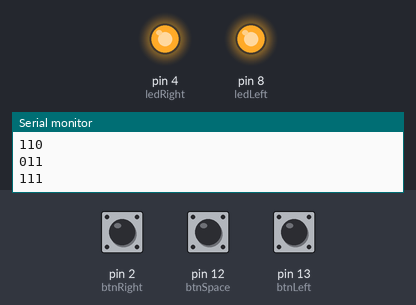
Simulated run of this sketch. Board: Arduino Uno, built with avr-gcc and run on an emulated ATmega328P. On the bench: output pins drawn as LEDs (lit = HIGH), the last lines printed to the serial monitor. The test bench sets the inputs (shaded band); at power-on: pin 2 (btnRight) HIGH, pin 13 (btnLeft) HIGH, pin 12 (btnSpace) HIGH.

Above: at 1.2 s.
1.3 s: pin 2 (btnRight) pulled LOW for 0.15 s
At 1.37 s:
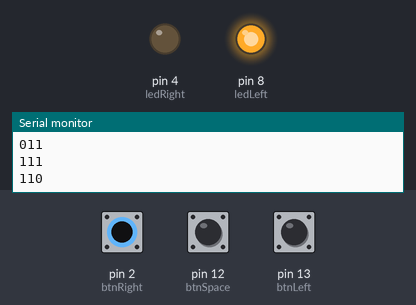
2.9 s: pin 13 (btnLeft) pulled LOW for 0.15 s
At 2.97 s:
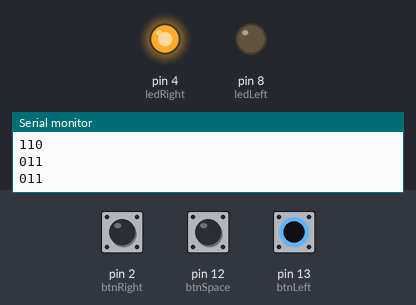
4.5 s: pin 13 (btnLeft) pulled LOW for 3.2 s
At 8.9 s:
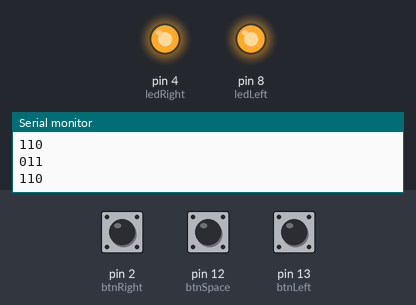
9.2 s: pin 2 (btnRight) pulled LOW for 3.2 s
At 10.1 s:
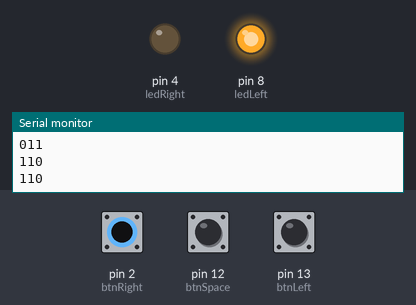
13.9 s: pin 2 (btnRight) driven LOW and pin 13 (btnLeft) driven LOW
At 14.9 s:
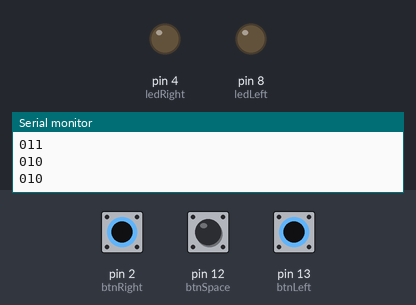
Timing chart, 0 to 16.4 s (numbered marks = the images above; inputs shaded):
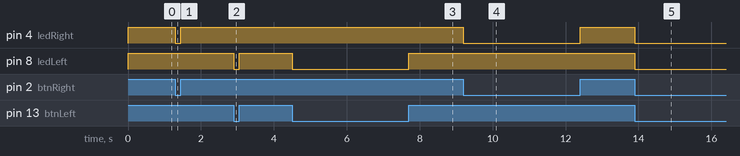

The sketch:

Arduino_to_P5.ino
```cpp
int btnLeft = 13;
int ledLeft = 8; //green

int btnRight = 2;
int ledRight = 4; //red

int btnSpace = 12;
int ledMiddle = 7; //yellow

int btnLeftValue = 0;
int btnRightValue = 0;
int btnSpaceValue = 0;

int savedLeftValue = 0;
int savedRightValue = 0;
int savedSpaceValue = 0;

void setup() {
  Serial.begin(9600);

  pinMode(btnLeft, INPUT_PULLUP);
  pinMode(ledLeft,OUTPUT);

  pinMode(btnRight, INPUT_PULLUP);
  pinMode(ledRight,OUTPUT);

  pinMode(btnSpace, INPUT_PULLUP);

  Serial.print("0");
  Serial.print("0");
  Serial.print("0");
  Serial.println();
}

void loop() {
  btnLeftValue = digitalRead(btnLeft);
  btnRightValue = digitalRead(btnRight);
  btnSpaceValue = digitalRead(btnSpace);

  // BOTÃO ESQUERDO
  // check if the left button is pressed. If it is then btnLeftValue is HIGH:
  if (btnLeftValue == HIGH) {
    digitalWrite(ledLeft, HIGH);

    if (savedLeftValue == 0) {
      savedLeftValue = 1;
      Serial.print(btnLeftValue);
      Serial.print(btnSpaceValue);
      Serial.print("0");
      Serial.println();
    }

  } else {
    digitalWrite(ledLeft, LOW);

    if (savedLeftValue == 1) {
      savedLeftValue = 0;
      Serial.print(btnLeftValue);
      Serial.print(btnSpaceValue);
      Serial.print(btnRightValue);
      Serial.println();
    }
  }

  //digitalWrite(ledLeft, LOW);

  // BOTÃO DIREITO
  // check if the right button is pressed. If it is then btnRightValue is HIGH:
  if (btnRightValue == HIGH) {
    digitalWrite(ledRight, HIGH);

    if (savedRightValue == 0) {
      savedRightValue = 1;
      Serial.print("0");
      Serial.print(btnSpaceValue);
      Serial.print(btnRightValue);
      Serial.println();
    }
  } else {
    digitalWrite(ledRight, LOW);

    if (savedRightValue == 1) {
      savedRightValue = 0;
      Serial.print(btnLeftValue);
      Serial.print(btnSpaceValue);
      Serial.print(btnRightValue);
      Serial.println();
    }
  }

  // BOTÃO EXTRA/ESPAÇO
  // check if the space button is pressed. If it is then btnRightSpace is HIGH:
  if ((btnSpaceValue == HIGH) && (savedSpaceValue == 0)) { //differently from the other buttons, I don't want this one to be able to just be pressed continuously
    if (savedSpaceValue == 0) {
      savedSpaceValue = 1;
      Serial.print(btnLeftValue);
      Serial.print(btnSpaceValue);
      Serial.print(btnRightValue);
      Serial.println();
    }
  } else if (btnSpaceValue == LOW) {
    if (savedSpaceValue == 1) {
      savedSpaceValue = 0;
      Serial.print(btnLeftValue);
      Serial.print("0");
      Serial.print(btnRightValue);
      Serial.println();
    }
  }

  //Serial.print(btnRightValue);
  //Serial.print(" ");
  //Serial.print(btnLeftValue);
  //Serial.println();

  // NENHUM BOTÃO
  if (btnLeftValue == LOW && btnRightValue == LOW) {
    digitalWrite(ledMiddle, HIGH);
  } else {
    digitalWrite(ledMiddle, LOW);
  }
 }
```

Measured:
- after the input at 1.3 s, pin 4 (ledRight): HIGH → LOW at once, → HIGH 0.15 s later
- after the input at 2.9 s, pin 8 (ledLeft): HIGH → LOW at once, → HIGH 0.15 s later
- after the input at 4.5 s, pin 8 (ledLeft): HIGH → LOW at once, → HIGH 3.2 s later
- after the input at 9.2 s, pin 4 (ledRight): HIGH → LOW at once, → HIGH 3.2 s later
- after the input at 13.9 s, pin 4 (ledRight), pin 8 (ledLeft): HIGH → LOW at once
